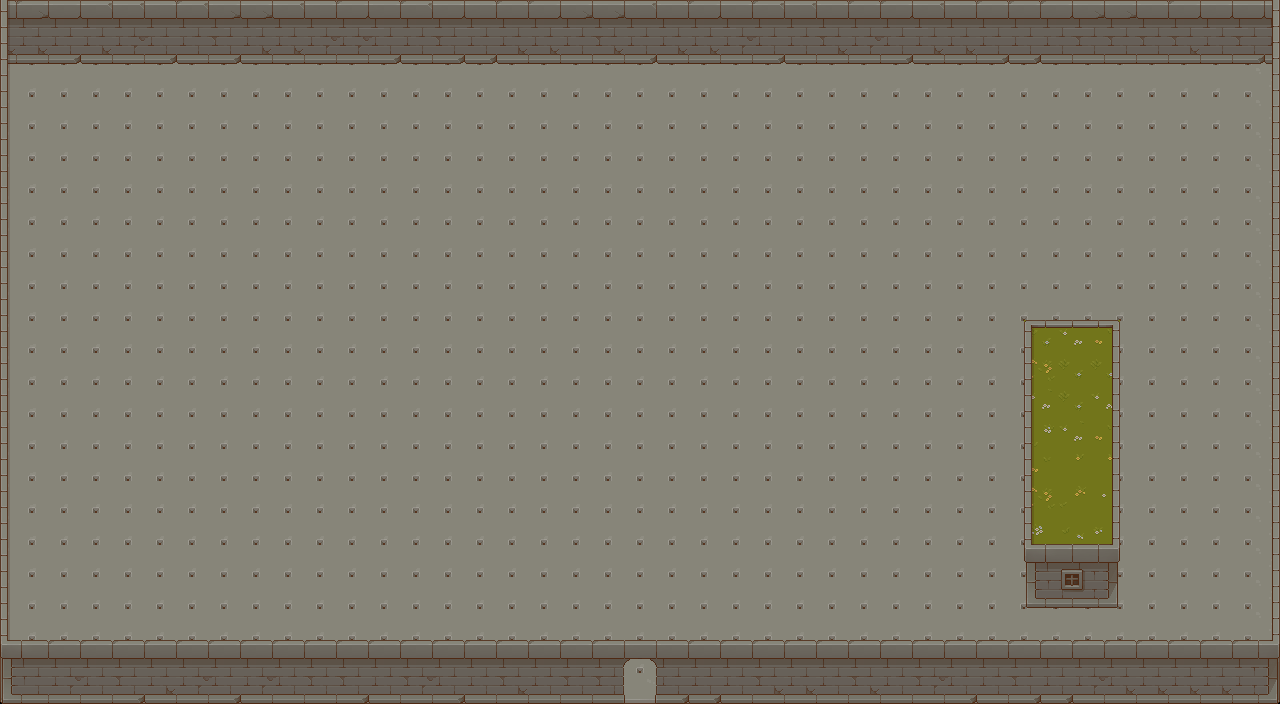

A 2D game scene composited from a Tiled map and its tileset images. What follows is a short description and the map's XML, with each tile layer's data collapsed to a summary:
An orthogonal 40x22 tile map with 32x32 px tiles, 5 tile layers (Floor, Wall, wallSides, Grass, ...), 4 tilesets.

<map version="1.9" tiledversion="1.9.0" orientation="orthogonal" renderorder="right-down" width="40" height="22" tilewidth="32" tileheight="32" infinite="0" nextlayerid="9" nextobjectid="1">
 <editorsettings>
  <export target="test2..json" format="json" />
 </editorsettings>
 <tileset firstgid="1" source="../Texture/TX Tileset Wall.tsx" />
 <tileset firstgid="257" source="../Texture/TX Tileset Stone Ground.tsx" />
 <tileset firstgid="321" source="../Texture/TX Struct.tsx" />
 <tileset firstgid="577" source="../Texture/TX Tileset Grass.tsx" />
 <layer id="1" name="Floor" width="40" height="22">
  <data>[880 cells, 880 non-empty, 9 distinct tile ids]</data>
 </layer>
 <layer id="6" name="Wall" width="40" height="22">
  <data>[880 cells, 160 non-empty, 17 distinct tile ids]</data>
 </layer>
 <layer id="8" name="wallSides" width="40" height="22">
  <data>[880 cells, 41 non-empty, 3 distinct tile ids]</data>
 </layer>
 <layer id="5" name="Grass" width="40" height="22">
  <data>[880 cells, 21 non-empty, 11 distinct tile ids]</data>
 </layer>
 <layer id="3" name="Planter" width="40" height="22">
  <data>[880 cells, 21 non-empty, 11 distinct tile ids]</data>
 </layer>
</map>
